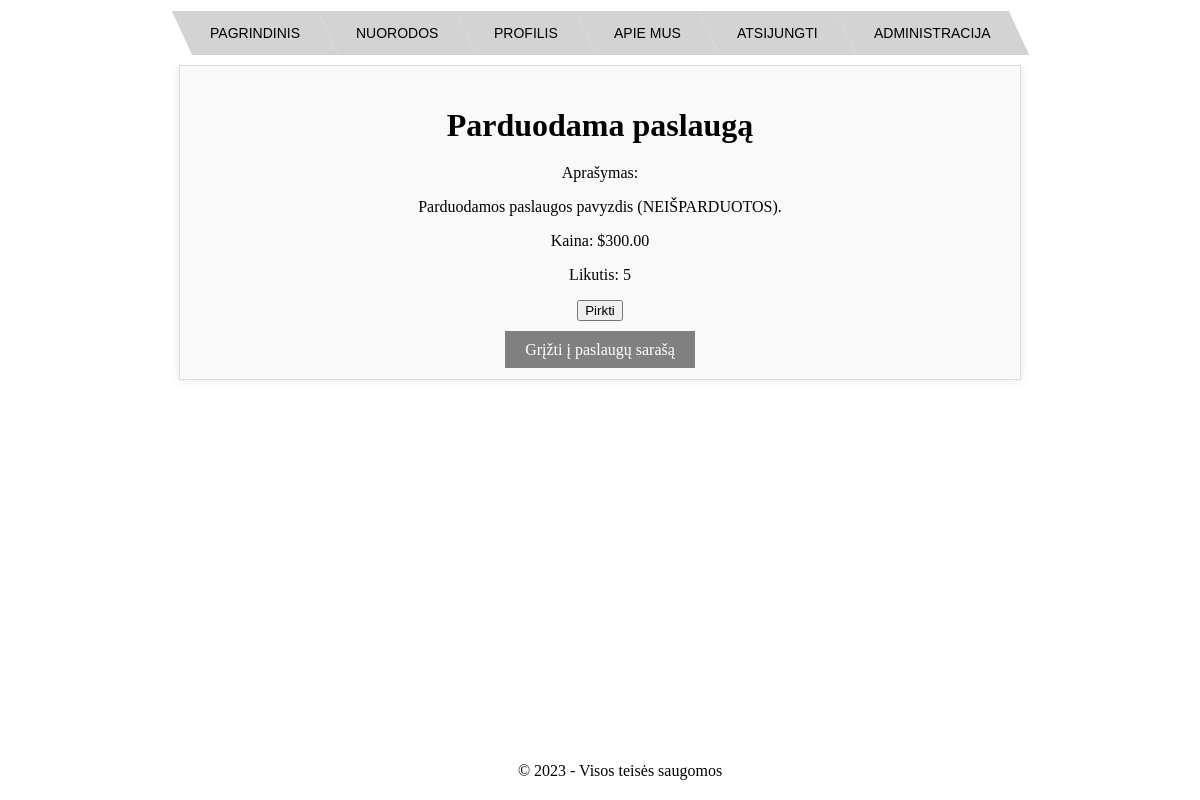
The page /servicesApp/14/ (signed in) on the database as committed earlier.
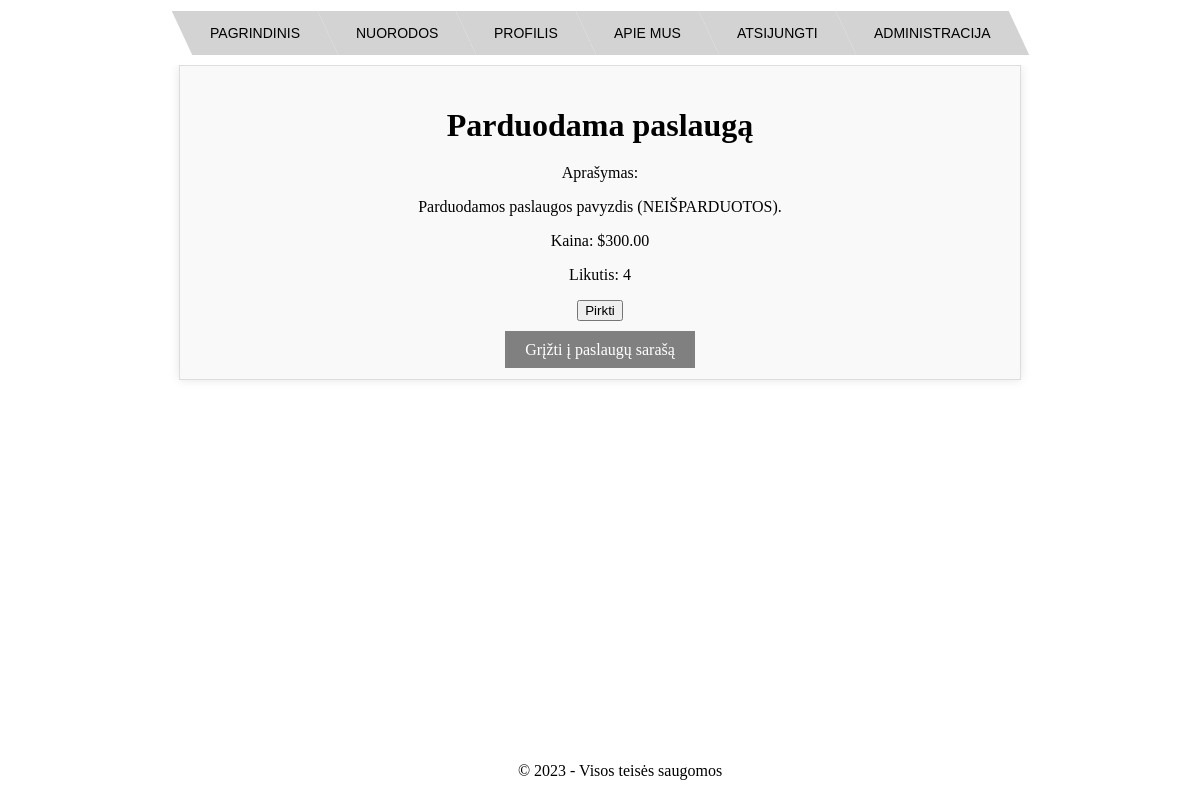
The same page on the database as committed later.
### servicesApp/models.py (models this page shows, shortened)
class Service(models.Model):
    RENT = 'rent'
    SALE = 'sale'
    TYPE_CHOICES = [
        (RENT, 'Nuomojami'),
        (SALE, 'Parduodami'),
    ]
    name = models.CharField(max_length=100)
    description = models.TextField()
    price = models.DecimalField(max_digits=10, decimal_places=2)
    type = models.CharField(max_length=5, choices=TYPE_CHOICES, default=SALE)
    category = models.ForeignKey(Category, on_delete=models.CASCADE)
    stock = models.PositiveIntegerField(default=0)

### servicesApp/views.py (the view)
# urls.py: path('<int:pk>/', views.service_detail, name='service_detail'),
@login_required
def service_detail(request, pk):
    service = Service.objects.get(pk=pk)
    template_name = 'servicesApp/rent_detail.html' if service.type == Service.RENT else 'servicesApp/sale_detail.html'
    return render(request, template_name, {'service': service})

### servicesApp/templates/servicesApp/sale_detail.html (shortened to what this page needs)
{% extends "base.html" %}
{% block content %}
  <div class="service_details">
    <h1>{{ service.name }}</h1>
    <p>Aprašymas:</p>
    <p>{{ service.description }}</p>
    <p>Kaina: ${{ service.price }}</p>
    <p>Likutis: {% if service.stock == 0 %}Šiuo metu prekės neturime{% else %}{{ service.stock }}{% endif %}</p>
    {% if service.stock > 0 %}
      <form action="{% url 'servicesApp:sale_service' service.pk %}" method="post">
        <input type="submit" value="Pirkti">
      </form>
    {% endif %}
    <div>
      <a href="{% url 'servicesApp:services_list' %}">Grįžti į paslaugų sarašą</a>
    </div>
  </div>
{% endblock %}

Rows that differ between the two databases and show on the page:
changed Service "Parduodama paslaugą": stock "5" → "4"
